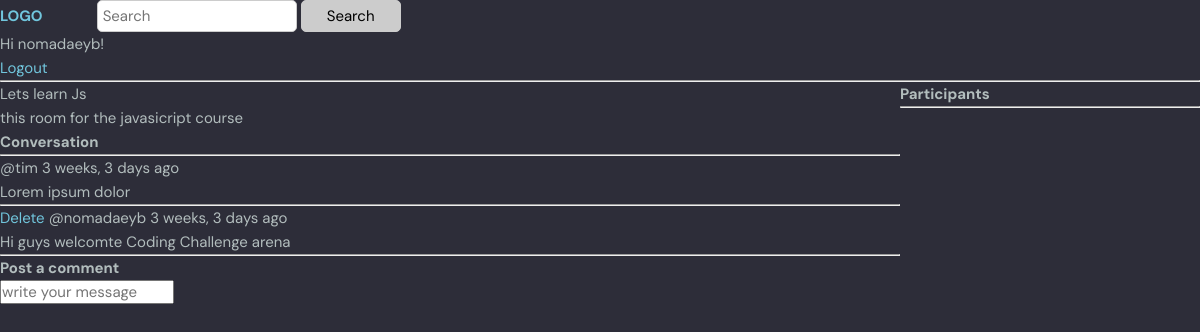
The page /room/1/ (signed in) on the database as committed earlier.
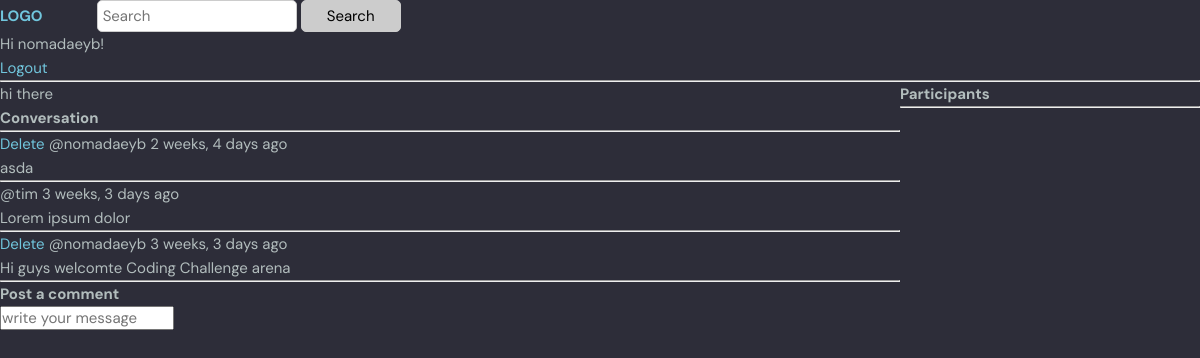
The same page on the database as committed later.
### base/models.py (models this page shows, shortened)
class Room(models.Model):
    host = models.ForeignKey(User,on_delete=models.SET_NULL,null=True)
    topic = models.ForeignKey(Topic,on_delete=models.SET_NULL,null=True)
    name= models.CharField(max_length=200,null=True,blank=True)
    description = models.TextField(null=True,blank=True)
    participants = models.ManyToManyField(User,related_name="participants",blank=True)
    updated = models.DateTimeField(auto_now=True)
    created = models.DateTimeField(auto_now_add=True)
    class Meta:
        ordering = ["-updated","-created"]

class Message(models.Model):
    user = models.ForeignKey(User,on_delete=models.CASCADE)
    room = models.ForeignKey(Room,on_delete=models.CASCADE)
    body = models.TextField()
    updated = models.DateTimeField(auto_now=True)
    created = models.DateTimeField(auto_now_add=True)
    class Meta:
        ordering = ["-created","-updated"]

### base/views.py (the view, shortened to what this page needs)
# urls.py: path("room/<str:pk>/",views.room,name="room"),
def room(request,pk):
    room = Room.objects.get(id=pk)
    room_messages = room.message_set.all().order_by("-created")
    participants = room.participants.all()
    context = {"room":room,"room_messages":room_messages,"participants":participants}
    return render(request,"base/room.html",context)

### base/templates/base/room.html (shortened to what this page needs)
{% extends "main.html"  %}
{% block content %}
<div class="room-container" >
    <div>
</h1>{{ room.name}}</h1>
<p>{{ room.description }}</p>
<div class= "comment-wrapper">
    <h3>Conversation</h3>
    <hr>
    {% for message in room_messages %}
        <div>
            {% if message.user == request.user %}
                <a href="{% url "delete-message"  message.id  %}">Delete</a>
            {% endif %}
            <small>@{{message.user}} {{message.created | timesince }} ago</small>
            <p>{{message.body}}</p>
            <hr>
        </div>
    {% endfor %}
</div>
{% if request.user.is_authenticated %}
<div class="comment-form">
    <h3>Post a comment</h3>
    <form method="post"  action="">
        <input type="text" name="body" placeholder="write your message">
    </form>
</div>
{% endif %}
   </div>
   <div>
         <h3>Participants</h3>
         <ul>
            <hr>
         </ul>
   </div>
</div>
{% endblock %}

Rows that differ between the two databases and show on the page:
changed Room: name "Lets learn Js" → "hi there"; description "this room for the javasicript course" → (not shown)
added Message: shows "Delete", user "nomadaeyb", created "2 weeks, 4 days", body "asda"
